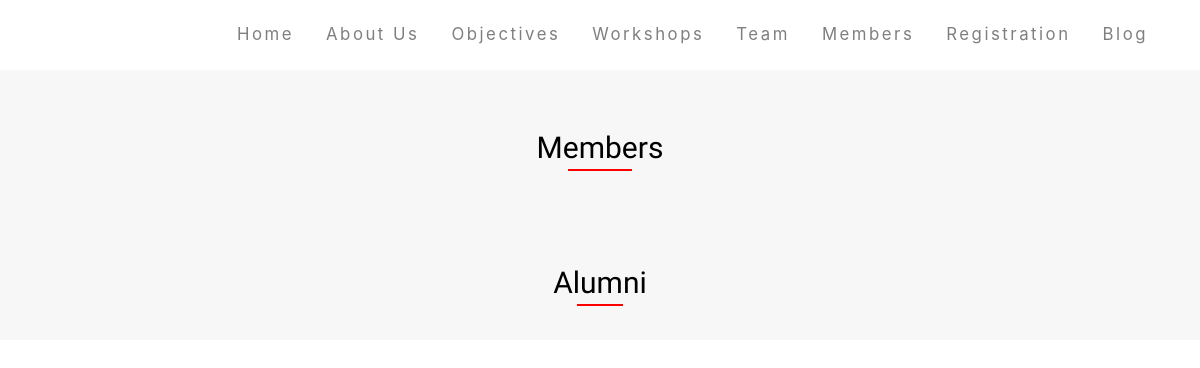
/members/, run on an earlier commit of the app's database.
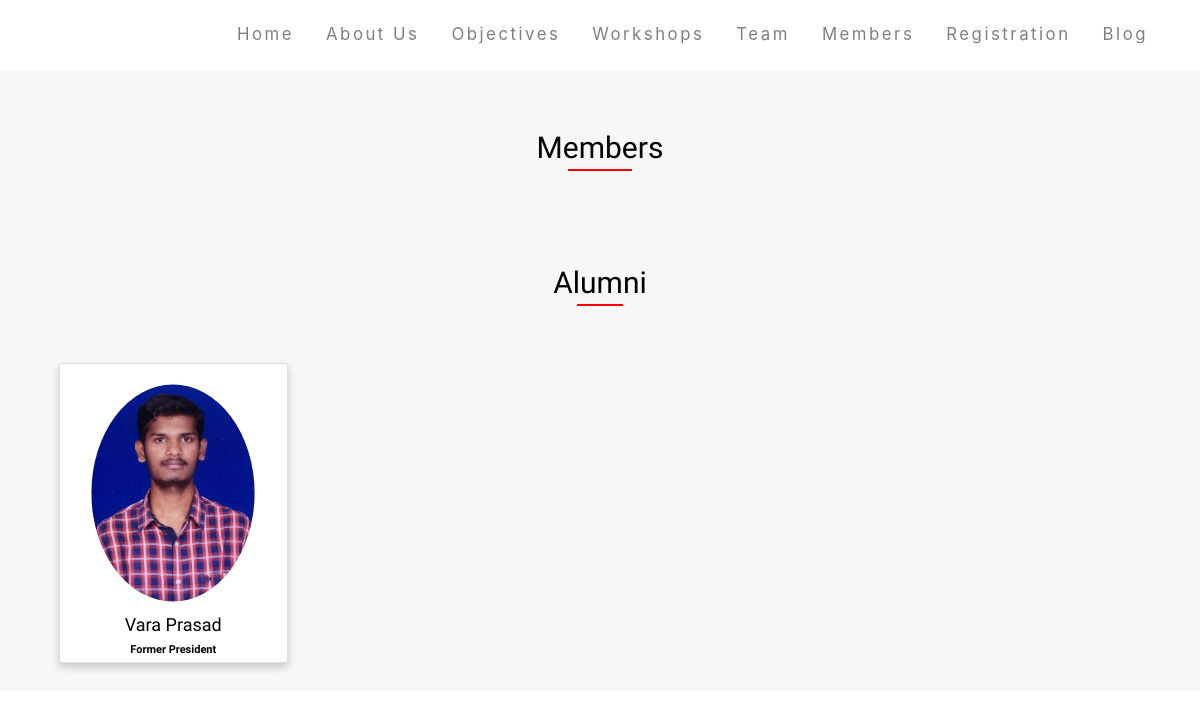
And on a later commit of the database.
### registration/models.py (models this page shows, shortened)
class Member(models.Model):
    SEX = [
        ('Male', 'Male'),
        ('Female', 'Female'),
        ('Others', 'Others'),
    ]
    TYPE = [
        ('Executive Professor', 'Executive Professor'),
        ('Executive Member', 'Executive Member'),
        ('Member', 'Member'),
        ('Alumni', 'Alumni'),
    ]
    def validate_image(fieldfile_obj):
        filesize = fieldfile_obj.file.size
        megabyte_limit = 1.0
        if filesize > megabyte_limit*1024*1024:
            raise ValidationError("Max file size is %sMB" % str(megabyte_limit))
    name = models.CharField(max_length=140,blank=False)
    roll = models.CharField(max_length=8,blank=True)
    gender = models.CharField(max_length=6,choices=SEX,default='Others')
    course = models.CharField(max_length=25,blank=False)
    phone = models.IntegerField(blank=True,null=True)
    email = models.EmailField(max_length=100,blank=False)
    photo = models.ImageField(default='default.png',blank=False, null=True, validators=[validate_image])
    membership = models.CharField(max_length=20,choices=TYPE,default='Member')
    designation = models.CharField(max_length=30,default='Member')
    github = models.URLField(max_length=100,blank=True)
    facebook = models.URLField(max_length=100,blank=True)
    linkedin = models.URLField(max_length=100,blank=True)
    date = models.DateTimeField(auto_now_add=True)
    registered = models.BooleanField(default=False)

### home/views.py (the view)
# urls.py: path('members/',views.member,name='member'),
def member(request):
    members = Member.objects.filter(registered=True).filter(membership='Member')
    alumni = Member.objects.filter(registered=True).filter(membership='Alumni')
    return render(request,'home/members.html',{'members':members, 'alumni':alumni})

### home/templates/home/members.html (shortened to what this page needs)
{% include 'home/header.html' %}
<!DOCTYPE html>
<html lang="en">
<head>
    {% load staticfiles %}
    <link rel="stylesheet" href="{% static 'css/bootstrap/bootstrap.min.css' %}">
    <link rel="stylesheet" href="{% static 'css/animate.min.css' %}">
    <link rel="stylesheet" href="{% static 'css/members.css' %}">
<body ng-app="myApp">
    <div id="team" class="layer1">
        <div class="text1">
            <h1 class="team-txt">Members</h1>
        </div>
        <div ng-controller="MemberController">
            <div class="container">
            </div>
            <div class="text1" >
                    <h1 class="team-txt">Alumni</h1>
            </div>
            <div class="container">
                <div class="row">
                    {% for alumnus in alumni %}
                    <div class="col-md-3 col-sm-6">
                        <div class="card {% cycle 'zeror-left animated' 'zeror-middle animated' 'zeror-middle animated' 'zeror-right animated' %}">
                            <div id="circle">
                                <img id ="dp" src="{{ alumnus.photo.url }}">
                            </div>
                            <div class="container text1">
                                <h4>{{ alumnus.name }}</h4>
                                <p class="small-text">{{alumnus.designation }}</p>
                            </div>
                        </div>
                    </div>
                    {% endfor %}
                </div>
            </div>
        </div>
    </div>
</body>
</html>

What changed in the data, as far as the page shows it:
added Member: photo (picture), name "Vara Prasad", designation "Former President"
